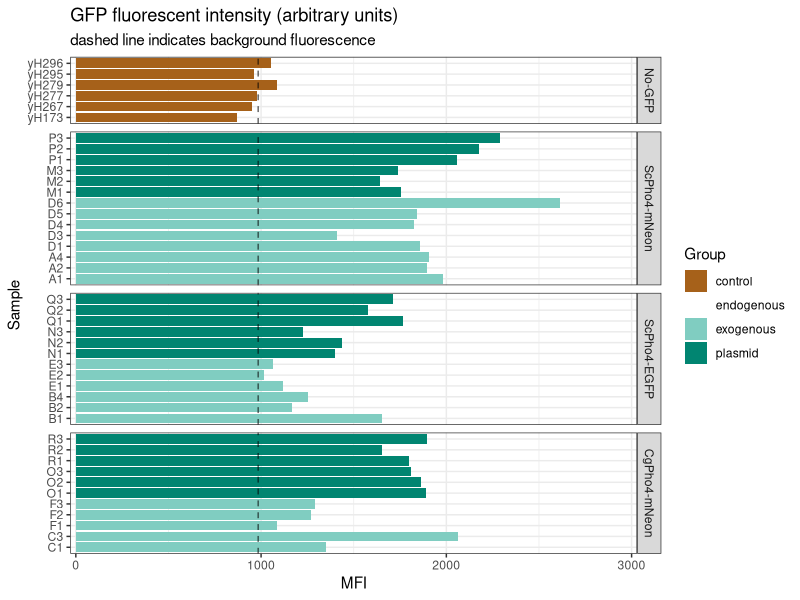
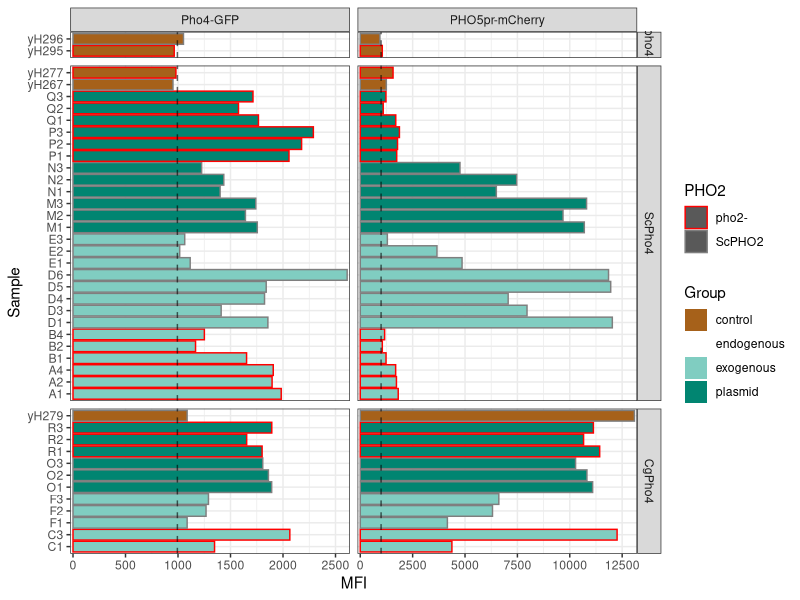
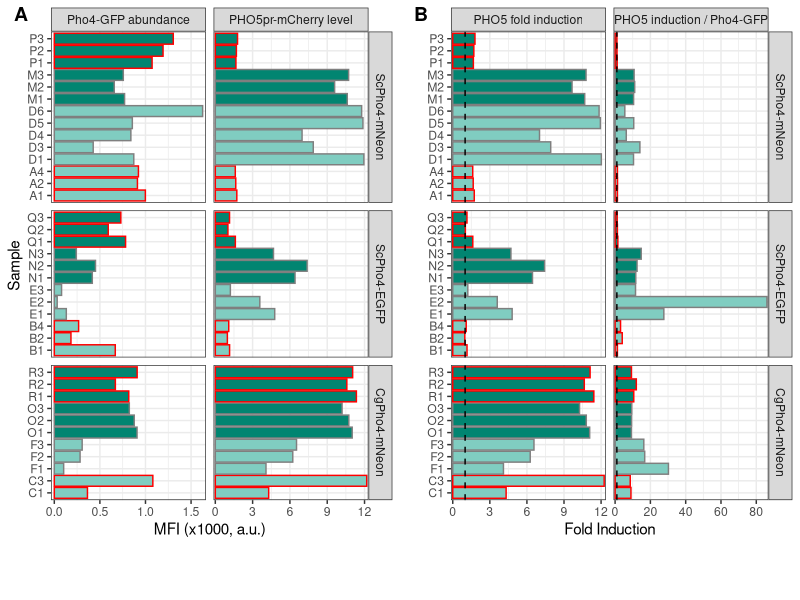

Recreate these plots in R, in order.
## ---- chunk 1
require(tidyverse)
require(cowplot)
## ---- chunk 2
dat <- read_csv("20201221-Pho4-GFP-plasmid-leu2-test-stats.csv")
dat <- dat %>% mutate(Pho4GFP = factor(Pho4GFP, levels = c("No-GFP","ScPho4-mNeon","ScPho4-EGFP", "CgPho4-mNeon")), Group = factor(Group, levels = c("control", "endogenous", "exogenous", "plasmid")), Pho4 = factor(Pho4, levels = c("pho4-","ScPho4", "CgPho4")))
## ---- chunk 3
gfp.bg <- dat %>% filter(Pho4GFP == "No-GFP", Parameter == "Pho4-GFP") %>% pull(Median) %>% mean()
p1 <- dat %>% filter(Parameter == "Pho4-GFP", Median < 3000) %>% 
  ggplot(aes(x = Sample, y = Median, fill =  Group)) + 
  geom_bar(stat = "identity", position = position_dodge2(width = 0.9)) +
  geom_hline(yintercept = gfp.bg, linetype = "dashed", alpha = 0.6) +
  facet_grid(Pho4GFP~., scales = "free_y", space = "free_y") +
  scale_fill_brewer(type = "div", drop = FALSE) + ylab("MFI") +
  coord_flip() + scale_y_continuous(limits = c(0,3000), expand = c(0.01,0)) +
  theme_bw() + labs(title = "GFP fluorescent intensity (arbitrary units)", subtitle = "dashed line indicates background fluorescence")

p1
## ---- chunk 4
rfp.bg <- mean(dat %>% filter(!PHO5RFP, Parameter == "PHO5pr-mCherry") %>% pull(Median))
rfp.basal <- dat %>% filter(PHO5RFP, Pho4 == "pho4-", Parameter == "PHO5pr-mCherry") %>% pull(Median) %>% mean()

# removed a few outliers with MFI > 20k
p1 <- dat %>% filter(PHO5RFP) %>% 
  ggplot(aes(x = Sample, y = Median, fill =  Group, color = PHO2)) + 
  geom_bar(stat = "identity", position = position_dodge2(width = 0.9)) +
  geom_hline(yintercept = rfp.basal, linetype = 2, alpha = 0.6) +
  facet_grid(Pho4 ~ Parameter, scales = "free", space = "free_y") + ylab("MFI") +
  scale_fill_brewer(type = "div", drop = FALSE) + scale_color_manual(values = c("red", NA)) +
  coord_flip() + scale_y_continuous(expand = c(0.01,0.02)) +
  theme_bw()
p1
## ---- chunk 5
# calculate gfp background
gfp.bg <- dat %>% filter(Pho4GFP == "No-GFP", Parameter == "Pho4-GFP") %>% pull(Median) %>% mean()
# transform
dat1 <- dat %>% select(-Count, -CV, -rCV) %>% 
  pivot_wider(names_from = Parameter, values_from = Median) %>% 
  mutate(GFP.noBG = ifelse(Pho4GFP == "No-GFP", NA, `Pho4-GFP` - gfp.bg),
         RFP.noBG = ifelse(PHO5RFP, `PHO5pr-mCherry` - rfp.bg, 0),
         RFP.FC = ifelse(PHO5RFP, RFP.noBG / rfp.basal, NA),
         nRFP.FC = RFP.FC / GFP.noBG * median(GFP.noBG, na.rm = T))
## ---- chunk 6
dat2 <- dat1 %>% filter(Pho4GFP != "No-GFP", PHO5RFP)
p1 <- dat2 %>% 
  mutate(GFP.noBG = GFP.noBG / 1000, RFP.noBG = RFP.noBG / 1000) %>% 
  pivot_longer(cols = c(GFP.noBG, RFP.noBG), names_to = "Parameter", values_to = "Value") %>%
  mutate(Parameter = factor(Parameter, levels = c("GFP.noBG", "RFP.noBG"),  
                            labels = c("Pho4-GFP abundance", "PHO5pr-mCherry level")),
         Group = factor(Group, levels = c("control", "endogenous", "exogenous", "plasmid"))) %>% 
  ggplot(aes(x = Sample, y = Value, fill =  Group, color = PHO2)) + 
  geom_bar(stat = "identity", position = position_dodge2(width = 0.9)) +
  facet_grid(Pho4GFP ~ Parameter, scales = "free", space = "free_y") +
  scale_fill_brewer(type = "div", drop = FALSE) + scale_color_manual(values = c("red", NA)) +
  coord_flip() + scale_y_continuous(expand = c(0.01,0.02)) + ylab("MFI (x1000, a.u.)") + 
  theme_bw()
  
p2 <- dat2 %>% 
  pivot_longer(cols = c(RFP.FC, nRFP.FC), names_to = "Parameter", values_to = "Value") %>%
  mutate(Parameter = factor(Parameter, levels = c("RFP.FC", "nRFP.FC"), 
                            labels = c("PHO5 fold induction", "PHO5 induction / Pho4-GFP")),
         Group = factor(Group, levels = c("control", "endogenous", "exogenous", "plasmid"))) %>% 
  ggplot(aes(x = Sample, y = Value, fill =  Group, color = PHO2)) + 
  geom_bar(stat = "identity", position = position_dodge2(width = 0.9)) +
  geom_hline(yintercept = 1, linetype = 2) +
  facet_grid(Pho4GFP ~ Parameter, scales = "free", space = "free_y") +
  scale_fill_brewer(type = "div", drop = F) + scale_color_manual(values = c("red", NA)) +
  coord_flip() + scale_y_continuous(expand = c(0.01,0.02)) + ylab("Fold Induction") + xlab("") +
  theme_bw()

## place shared legend at the bottom
## reference: https://wilkelab.org/cowplot/articles/shared_legends.html
legend <- get_legend(
  p1 + 
  guides(color = guide_legend(nrow = 1), fill = guide_legend(nrow = 1)) +
  theme(legend.position = "bottom")
)
prow <- plot_grid(
  p1 + theme(legend.position="none"),
  p2 + theme(legend.position="none"),
  align = 'vh',
  labels = c("A", "B", "C"),
  hjust = -1,
  nrow = 1
)
plot_grid(prow, legend, ncol = 1, rel_heights = c(1, .1))
